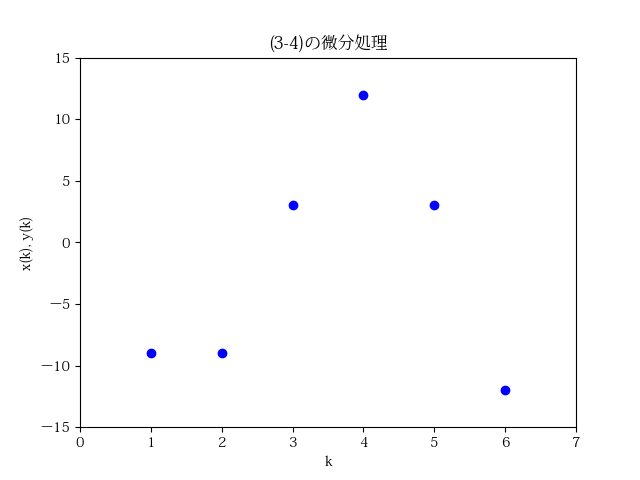

Generate this figure with Python:
#!/usr/bin/env python
# -*- coding: utf-8 -*-

import matplotlib.pyplot as plt
import matplotlib as mpl
font_paths = mpl.font_manager.findSystemFonts()
plt.rcParams['font.family'] = 'Kozuka Mincho Pr6N'#日本語フォント設定

T = 1 / 6.0

X = [3.0, 2.0, 0.0, -1.0, 1.0, 3.0, 2.0, -1.0]

Y_2=[]

for i in range(1, 7):
	Y_1.append( -( 1 / ( 2 * T ) ) * X[ i - 1 ] + ( 1 / ( 2 * T ) ) * X[ i + 1 ] )

n_1 = [1, 2, 3, 4, 5, 6]

print(Y_1)

plt.scatter(n_1, Y_1, c="b", marker='o', label="y(n)")

plt.title('(3-4)の微分処理')
#グラフの軸
plt.xlabel('k')
plt.ylabel('x(k), y(k)')

plt.xlim(0, 7)
plt.ylim(-15, 15)
plt.savefig('3-2.png')
plt.legend()

plt.show()